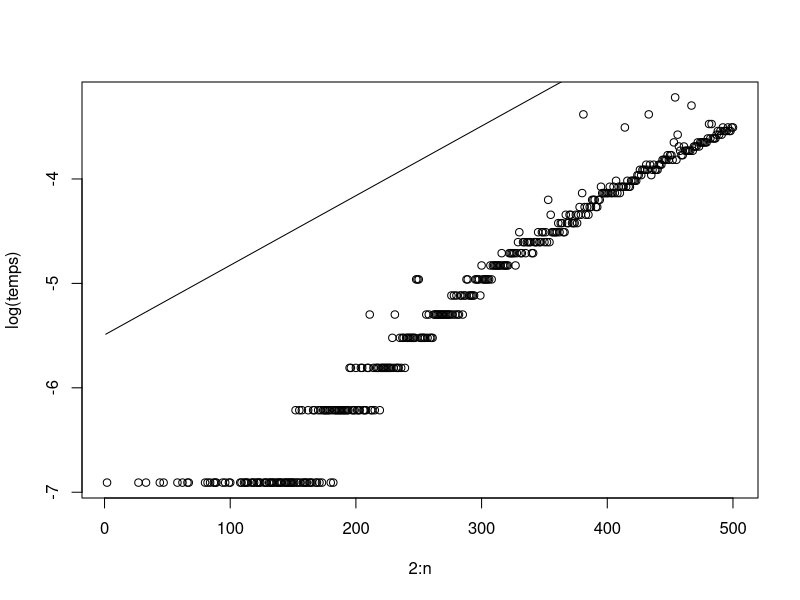

The R script that drew this image:
rm(list = ls(all = TRUE))
temps<-c()
n<-500

#calculer l'inverse de la matrice m
for(i in 2:n){
  
  M=runif(i^2)
  N<-matrix(data = M, nrow = i, ncol=i)
  N <- N%*%t(N)
  tic<-proc.time()
  res<-chol2inv(N)        #start the clock
  tac<-proc.time()-tic #stop the clock
  
  temps<-c(temps,as.numeric(tac[3]))
}
{
  plot (2:n,log(temps))   # montrer sur un petit espace une large gamme de valeur 
  lines(2:n/150-5.5)
}

#cette methode est plus rapide que solve